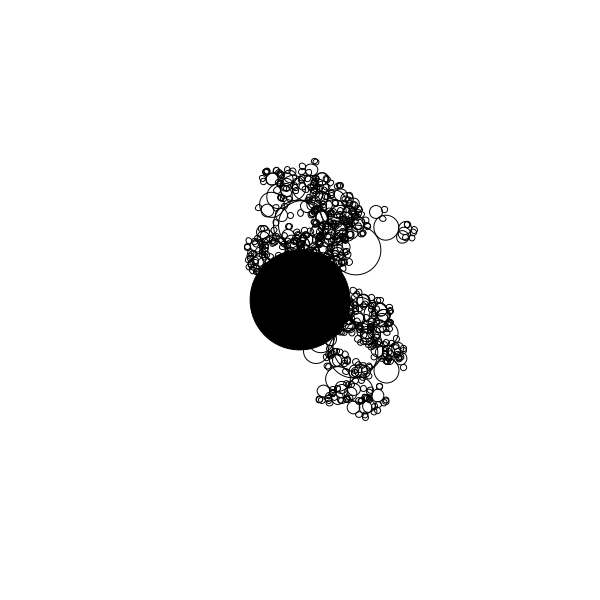
Frame 1 (no input)
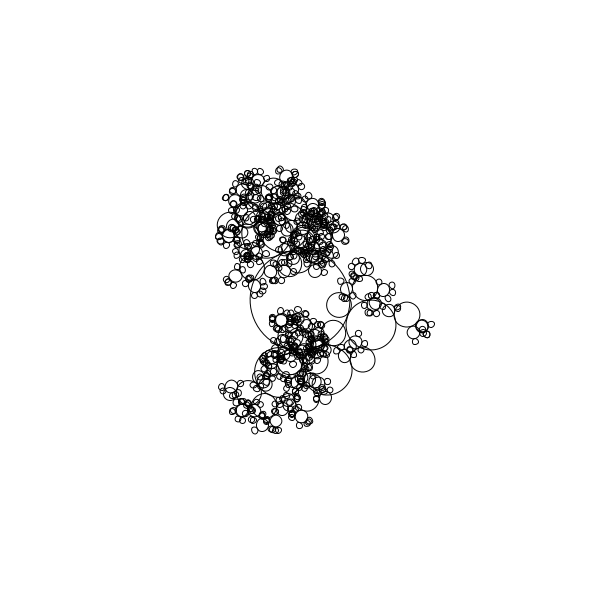
Frame 60 (the mouse pressed at the canvas centre just before this capture)
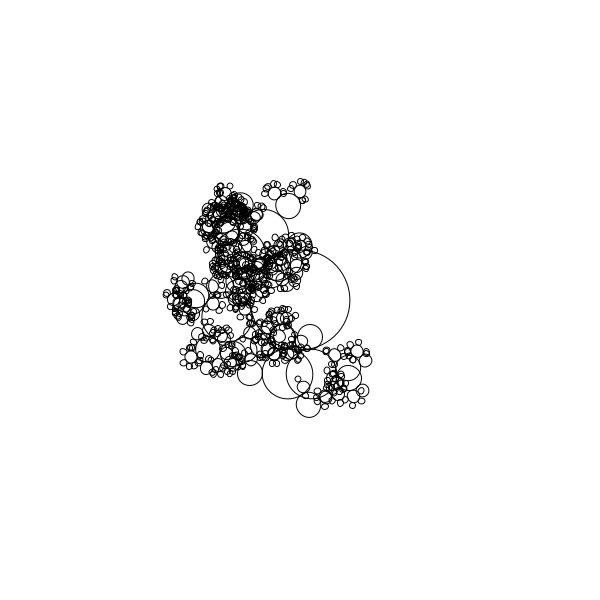
Frame 120 (the mouse held since frame 60 and released just before this capture)

The Processing sketch that drew these frames (run headless with seeded random() and noise(); from frame 60 on, the mouse is pressed at the canvas centre):

// Processing sketch: sketch_77
// ── sketch_77.pde
// 2D solar system - nested system

Planet sun;

void setup() {
  size(600, 600);
  //smooth();
  //pixelDensity(2);
  background(255);
  fill(0);
  noStroke();

  sun = new Planet(50, 0, 0);
  sun.spawnMoons(5, 1);
  rectMode(CENTER);
}

void draw() {
  background(255);
  translate(width/2, height/2);
  sun.show();
  sun.orbit();
}
// ── Planet.pde
class Planet {
  float radius;
  float angle;
  float distance;
  Planet[] planets;
  float orbitSpeed;
  float roff;


  Planet(float r, float d, float o) {
    radius = r;
    distance = d;
    angle = random(TWO_PI);
    orbitSpeed = o;
    roff = random(10);
  }

  void orbit() {
    angle = angle + orbitSpeed;
    if (planets != null) {

      for (int i = 0; i < planets.length; i++) {
        planets[i].orbit();
      }
    }
  }

  void spawnMoons(int total, int level) {
    planets = new Planet[total];
    for (int i = 0; i < planets.length; i++) {
      float r = radius*.5;// * random(0.2, 0.6);
      float d = radius + r;
      float o = random(-0.02, 0.02);
      planets[i] = new Planet(r, d, o);
      if (level < 4) {
        int num = int(random(10));
        planets[i].spawnMoons(num, level + 1);
      }
    }
  }

  void show() {
    pushMatrix();
    rotate(angle);
    translate(distance, 0);
    roff += 0.02;
    stroke(0);
    ellipse(0, 0, radius*2, radius*2);
    if (planets != null) {
      noFill();
      for (int i = 0; i < planets.length; i++) {
        planets[i].show();
      }
    } else {
      noFill();
      //fill(0);
    }
    popMatrix();
  }
}
